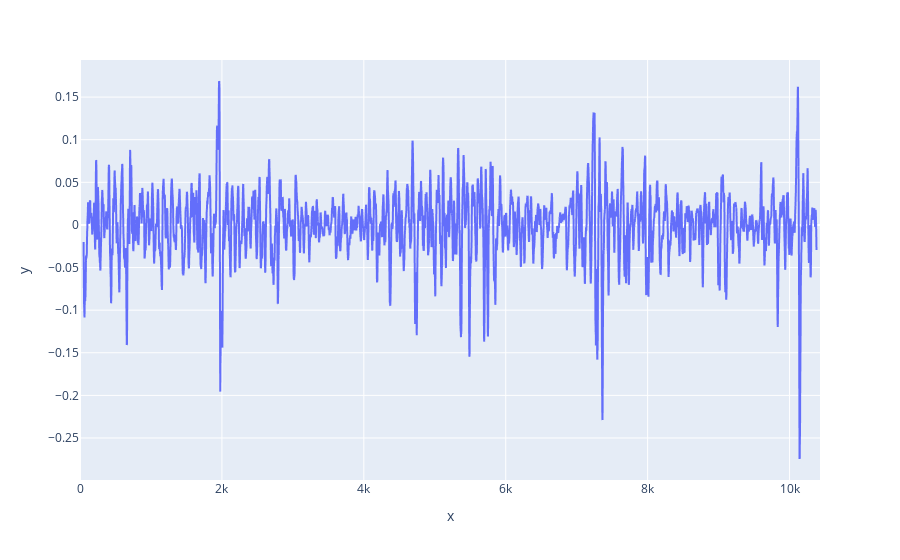

The notebook cell saved with this chart:
### Code cell
import plotly.express as px

fig= px.line(y= d10_100)

fig.update_xaxes(title_text='x')
fig.update_yaxes(title_text='y')

fig.show()

### Figure 1 — Plotly figure (JSON) as saved in the notebook; plotly's stock layout.template omitted (floating-point values rounded to 4 significant figures; data arrays with more than 128 entries replaced by an {"elided": "..."} marker saying what was removed)
{"data": [{"hovertemplate": "x=%{x}<br>y=%{y}<extra></extra>", "legendgroup": "", "line": {"color": "#636efa", "dash": "solid"}, "mode": "lines", "name": "", "showlegend": false, "type": "scattergl", "x": {"elided": "10430 int values"}, "xaxis": "x", "y": {"elided": "10430 float values"}, "yaxis": "y"}], "layout": {"legend": {"tracegroupgap": 0}, "margin": {"t": 60}, "xaxis": {"anchor": "y", "domain": [0, 1], "title": {"text": "x"}}, "yaxis": {"anchor": "x", "domain": [0, 1], "title": {"text": "y"}}}}
